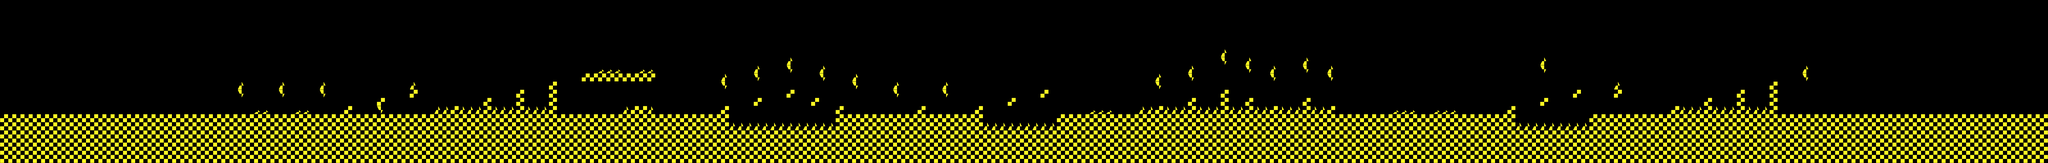

Rendered tile map (Tiled .tmx) drawn with the repository's tilesets; below, a short description and the map source with its tile grids summarised:
An orthogonal 250x20 tile map with 64x64 px tiles, 1 tile layer (Tile Layer 1) and 180 objects (129x triangle, 32x box, 11x support, 7x ground, player).

<map version="1.8" tiledversion="1.8.5" orientation="orthogonal" renderorder="right-down" width="250" height="20" tilewidth="64" tileheight="64" infinite="0" nextlayerid="5" nextobjectid="215">
 <tileset firstgid="1" source="tiles4.tsx" />
 <layer id="1" name="Tile Layer 1" width="250" height="20">
  <data>[5000 cells, 3060 non-empty, 7 distinct tile ids]</data>
 </layer>
 <objectgroup id="4" name="Objects">
  <object id="3" name="triangle" x="1984" y="896">
   <polygon points="0,0 31.75,-31.875 64,0" />
  </object>
  <object id="4" name="triangle" x="2048" y="896">
   <polygon points="0,0 31.75,-31.875 64,0" />
  </object>
  <object id="5" name="triangle" x="2304" y="896">
   <polygon points="0,0 31.75,-31.875 64,0" />
  </object>
  <object id="6" name="triangle" x="2368" y="896">
   <polygon points="0,0 31.75,-31.875 64,0" />
  </object>
  <object id="7" name="box" x="2688" y="832">
   <polygon points="0,0 64,0 64,64 0,64" />
  </object>
  <object id="8" name="box" x="2944" y="768">
   <polygon points="0,0 64,0 64,64 0,64" />
  </object>
  <object id="9" name="box" x="3200" y="704">
   <polygon points="0,0 64,0 64,64 0,64" />
  </object>
  <object id="10" name="box" x="3520" y="832">
   <polygon points="0,0 64,0 64,64 0,64" />
  </object>
  <object id="11" name="box" x="3776" y="768">
   <polygon points="0,0 64,0 64,64 0,64" />
  </object>
  <object id="12" name="support" x="3776" y="832">
   <polygon points="0,0 64,0 64,64 0,64" />
  </object>
  <object id="13" name="support" x="4032" y="768">
   <polygon points="0,0 64,0 64,128 0,128" />
  </object>
  <object id="14" name="box" x="4032" y="704">
   <polygon points="0,0 64,0 64,64 0,64" />
  </object>
  <object id="15" name="box" x="4288" y="640">
   <polygon points="0,0 64,0 64,64 0,64" />
  </object>
  <object id="17" name="box" x="4544" y="576">
   <polygon points="0,0 64,0 576,0 576,64 0,64" />
  </object>
  <object id="18" name="box" x="4928" y="832">
   <polygon points="0,0 128,0 128,64 0,64" />
  </object>
  <object id="19" name="support" x="4288" y="704">
   <polygon points="0,0 64,0 64,192 0,192" />
  </object>
  <object id="21" name="box" x="5632" y="832">
   <polygon points="0,0 64,0 64,64 0,64" />
  </object>
  <object id="22" name="box" x="5888" y="768">
   <polygon points="0,0 64,0 64,64 0,64" />
  </object>
  <object id="23" name="box" x="6144" y="704">
   <polygon points="0,0 64,0 64,64 0,64" />
  </object>
  <object id="24" name="box" x="6336" y="768">
   <polygon points="0,0 64,0 64,64 0,64" />
  </object>
  <object id="27" name="box" x="6528" y="832">
   <polygon points="0,0 64,0 64,64 0,64" />
  </object>
  <object id="29" name="box" x="7168" y="832">
   <polygon points="0,0 64,0 64,64 0,64" />
  </object>
  <object id="30" name="box" x="7616" y="832">
   <polygon points="0,0 64,0 64,64 0,64" />
  </object>
  <object id="31" name="box" x="7872" y="768">
   <polygon points="0,0 64,0 64,64 0,64" />
  </object>
  <object id="32" name="box" x="8128" y="704">
   <polygon points="0,0 64,0 64,64 0,64" />
  </object>
  <object id="33" name="box" x="9024" y="832">
   <polygon points="0,0 64,0 64,64 0,64" />
  </object>
  <object id="34" name="box" x="9280" y="768">
   <polygon points="0,0 64,0 64,64 0,64" />
  </object>
  <object id="35" name="box" x="9536" y="704">
   <polygon points="0,0 64,0 64,64 0,64" />
  </object>
  <object id="36" name="support" x="9280" y="832">
   <polygon points="0,0 64,0 64,64 0,64" />
  </object>
  <object id="37" name="support" x="9536" y="832">
   <polygon points="0,-64 64,-64 64,64 0,64" />
  </object>
  <object id="38" name="support" x="9728" y="832">
   <polygon points="0,0 64,0 64,64 0,64" />
  </object>
  <object id="39" name="support" x="10176" y="832">
   <polygon points="0,0 64,0 64,64 0,64" />
  </object>
  <object id="42" name="box" x="10368" y="832">
   <polygon points="0,0 64,0 64,64 0,64" />
  </object>
  <object id="43" name="support" x="12608" y="704">
   <polygon points="0,0 64,0 64,64 0,64" />
  </object>
  <object id="44" name="support" x="13312" y="832">
   <polygon points="0,0 64,0 64,64 0,64" />
  </object>
  <object id="47" name="support" x="13568" y="768">
   <polygon points="0,0 64,0 64,128 0,128" />
  </object>
  <object id="48" name="support" x="13824" y="704">
   <polygon points="0,0 64,0 64,192 0,192" />
  </object>
  <object id="49" name="box" x="9728" y="768">
   <polygon points="0,0 64,0 64,64 0,64" />
  </object>
  <object id="50" name="box" x="9920" y="832">
   <polygon points="0,0 64,0 64,64 0,64" />
  </object>
  <object id="51" name="box" x="10176" y="768">
   <polygon points="0,0 64,0 64,64 0,64" />
  </object>
  <object id="54" name="box" x="11776" y="832">
   <polygon points="0,0 64,0 64,64 0,64" />
  </object>
  <object id="55" name="box" x="12032" y="768">
   <polygon points="0,0 64,0 64,64 0,64" />
  </object>
  <object id="56" name="box" x="12288" y="704">
   <polygon points="0,0 64,0 64,64 0,64" />
  </object>
  <object id="58" name="box" x="13056" y="832">
   <polygon points="0,0 64,0 64,64 0,64" />
  </object>
  <object id="59" name="box" x="13312" y="768">
   <polygon points="0,0 64,0 64,64 0,64" />
  </object>
  <object id="60" name="box" x="13568" y="704">
   <polygon points="0,0 64,0 64,64 0,64" />
  </object>
  <object id="61" name="box" x="13824" y="640">
   <polygon points="0,0 64,0 64,64 0,64" />
  </object>
  <object id="62" name="triangle" x="4672" y="576">
   <polygon points="0,0 31.75,-31.875 64,0" />
  </object>
  <object id="63" name="triangle" x="4736" y="576">
   <polygon points="0,0 31.75,-31.875 64,0" />
  </object>
  <object id="64" name="triangle" x="4800" y="576">
   <polygon points="0,0 31.75,-31.875 64,0" />
  </object>
  <object id="65" name="triangle" x="4992" y="576">
   <polygon points="0,0 31.75,-31.875 64,0" />
  </object>
  <object id="66" name="triangle" x="5056" y="576">
   <polygon points="0,0 31.75,-31.875 64,0" />
  </object>
  <object id="67" name="triangle" x="8512" y="896">
   <polygon points="0,0 31.75,-31.875 64,0" />
  </object>
  <object id="68" name="triangle" x="8576" y="896">
   <polygon points="0,0 31.75,-31.875 64,0" />
  </object>
  <object id="69" name="triangle" x="8640" y="896">
   <polygon points="0,0 31.75,-31.875 64,0" />
  </object>
  <object id="70" name="triangle" x="10880" y="896">
   <polygon points="0,0 31.75,-31.875 64,0" />
  </object>
  <object id="71" name="triangle" x="10944" y="896">
   <polygon points="0,0 31.75,-31.875 64,0" />
  </object>
  <object id="72" name="triangle" x="11008" y="896">
   <polygon points="0,0 31.75,-31.875 64,0" />
  </object>
  <object id="73" name="triangle" x="11200" y="896">
   <polygon points="0,0 31.75,-31.875 64,0" />
  </object>
  <object id="74" name="triangle" x="11264" y="896">
   <polygon points="0,0 31.75,-31.875 64,0" />
  </object>
  <object id="75" name="triangle" x="11328" y="896">
   <polygon points="0,0 31.75,-31.875 64,0" />
  </object>
  <object id="76" name="triangle" x="1856" y="704">
   <polygon points="0,0 64,0 32.125,63.9375" />
  </object>
  <object id="77" name="triangle" x="2176" y="704">
   <polygon points="0,0 64,0 32.125,63.9375" />
  </object>
  <object id="78" name="triangle" x="2496" y="704">
   <polygon points="0,0 64,0 32.125,63.9375" />
  </object>
  <object id="79" name="triangle" x="5632" y="640">
   <polygon points="0,0 64,0 32.125,63.9375" />
  </object>
  </objectgroup>
</map>
<!-- 115 of 180 objects omitted -->
